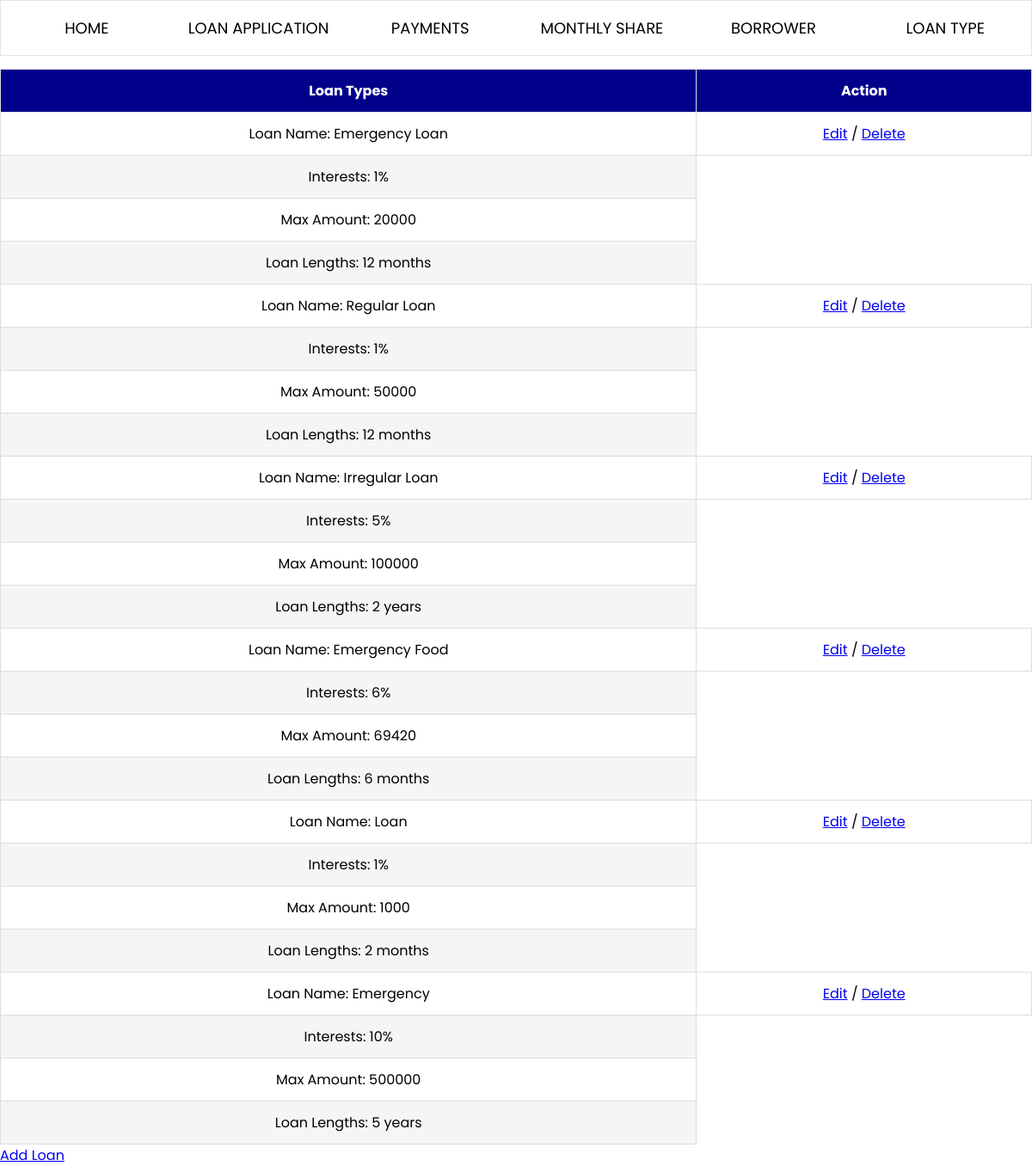
The page /user_type/admin/loan-type.php (signed in) on the database its author committed.
### tables this page shows
CREATE TABLE loan_types (
  loan_types_id int(11) PRIMARY KEY NOT NULL AUTO_INCREMENT,
  loan_name varchar(100) NOT NULL,
  interest varchar(10) NOT NULL,
  max_amount int(11) NOT NULL,
  loan_lengths varchar(100) NOT NULL
);

### user_type/admin/loan-type.php (the view, shortened to what this page needs)
<?php
	if(isset($_SESSION['acc_id'])){
		@include '../../config.php';
		$acc_id = $_SESSION['acc_id'];
    $select_loan = mysqli_query($conn, "SELECT * FROM loan_types") or die('query failed');
	} else {
		header('location:../../login.php');
	}
?>
<!DOCTYPE html>
<html>
  <head>
    <link rel="stylesheet" href="../../css/loan-type.css">
    <link rel="stylesheet" href="../../css/header.css">
    <link rel="stylesheet" href="../../css/generals.css">
  </head>
  <body>
    <?php @include '../../header.php'; ?>
    <table class="table">
			<thead>
				<tr>
					<th>Loan Types</th>
					<th>Action</th>
				</tr>
			</thead>
			<tbody>
      <?php
        while ($fetch_loan = mysqli_fetch_assoc($select_loan)) {
          $loan_types_id = $fetch_loan['loan_types_id'];
          $db_loan_name = $fetch_loan['loan_name'];
          $db_interest = $fetch_loan['interest'];
          $db_max_amount = $fetch_loan['max_amount'];
          $db_loan_lengths = $fetch_loan['loan_lengths'];
          echo "<tr>\n";
          echo "  <td>Loan Name: ".$db_loan_name."</td>\n";
          echo "  <td>\n";
          echo "    <a href='edit_loan.php?id=".$loan_types_id."'>Edit</a> / <a href='delete_loan.php?id=".$loan_types_id."'>Delete</a>\n";
          echo "  </td>\n";
          echo "</tr>\n";
          echo "<tr>\n";
          echo "  <td>Interests: ".$db_interest."</td>\n";
          echo "</tr>\n";
          echo "<tr>\n";
          echo "  <td>Max Amount: ".$db_max_amount."</td>\n";
          echo "</tr>\n";
          echo "<tr>\n";
          echo "  <td>Loan Lengths: ".$db_loan_lengths."</td>\n";
          echo "</tr>\n";
        }
      ?>
			</tbody>
   	</table>
    <div class=add-loan>
      <a href="add_loan.php" class="btn-add-loan">Add Loan</a>
    </div>
  </body>
</html>

### header.php
<div class="header">
  <div class="header-link">
    <a href="home.php?id=<?php echo $acc_id; ?>" class="btn-home">HOME</a>
  </div>
  <div class="header-link">
    <a href="loan-application.php?id=<?php echo $acc_id; ?>" class="btn-loan-application">LOAN APPLICATION</a>
  </div>
  <div class="header-link">
    <a href="payments.php?id=<?php echo $acc_id; ?>" class="btn-payments">PAYMENTS</a>
  </div>
  <div class="header-link">
    <a href="monthly-share.php?id=<?php echo $acc_id; ?>" class="btn-monthly-share">MONTHLY SHARE</a>
  </div>
  <div class="header-link">
    <a href="borrower.php?id=<?php echo $acc_id; ?>" class="btn-borrower">BORROWER</a>
  </div>
  <div class="header-link">
    <a href="loan-type.php?id=<?php echo $acc_id; ?>" class=btn-loan-type>LOAN TYPE</a>
  </div>
</div>

### css/loan-type.css (style rules this page uses)
* { box-sizing: border-box; }
.table { width: 100%; border-collapse: collapse; }
.table td,.table th { padding:12px 15px; border:1px solid #ddd; text-align: center; font-size:16px; }
.table th { background-color: darkblue; color:#ffffff; }
.table tbody tr:nth-child(even) { background-color: #f5f5f5; }

### css/header.css (style rules this page uses)
.header { height: 65px; display: flex; flex-direction: row; background-color: white; position: fixed; top: 0; left: 0; right: 0; border: 1px solid rgb(228, 228, 228); z-index: 100; }
.header .header-link { flex: 1; align-items: center; }
.header .header-link .btn-home, .header .header-link .btn-loan-application, .header .header-link .btn-payments, .header .header-link .btn-monthly-share, .header .header-link .btn-borrower, .header .header-link .btn-loan-type { text-decoration: none; border-radius: 5px; justify-content: center; align-items: center; color: black; display: flex; height: 100%; flex: 1; font-size: 18px; }

### css/generals.css (style rules this page uses)
body { margin: 0; margin-top: 80px; font-family: 'Poppins', sans-serif; }

### rows shown on the page
loan_types: loan_name "Emergency Loan", interest "1%", max_amount "20000", loan_lengths "12 months"
loan_types: loan_name "Regular Loan", interest "1%", max_amount "50000", loan_lengths "12 months"
loan_types: loan_name "Irregular Loan", interest "5%", max_amount "100000", loan_lengths "2 years"
loan_types: loan_name "Emergency Food", interest "6%", max_amount "69420", loan_lengths "6 months"
loan_types: loan_name "Loan", interest "1%", max_amount "1000", loan_lengths "2 months"
loan_types: loan_name "Emergency", interest "10%", max_amount "500000", loan_lengths "5 years"
